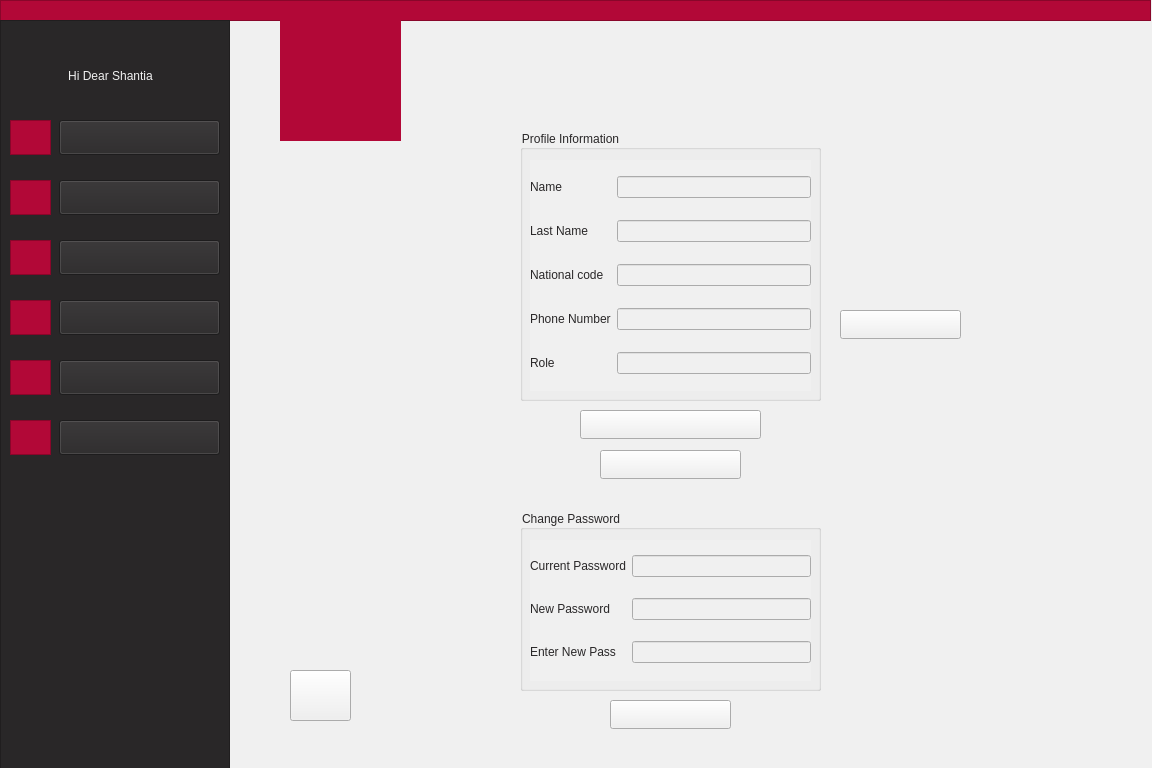
<?xml version="1.0" encoding="UTF-8"?>
<ui version="4.0">
 <class>teacherProfile</class>
 <widget class="QWidget" name="teacherProfile">
  <property name="geometry">
   <rect>
    <x>0</x>
    <y>0</y>
    <width>1152</width>
    <height>768</height>
   </rect>
  </property>
  <property name="minimumSize">
   <size>
    <width>1152</width>
    <height>768</height>
   </size>
  </property>
  <property name="windowTitle">
   <string>Form</string>
  </property>
  <property name="styleSheet">
   <string notr="true">background-color: rgb(240, 240, 240);</string>
  </property>
  <widget class="QLabel" name="label_18">
   <property name="geometry">
    <rect>
     <x>580</x>
     <y>414</y>
     <width>181</width>
     <height>20</height>
    </rect>
   </property>
   <property name="styleSheet">
    <string notr="true">color: rgb(178, 8, 55);
font: 9pt &quot;Montserrat&quot;;</string>
   </property>
   <property name="text">
    <string>Change Phone Number</string>
   </property>
  </widget>
  <widget class="QLabel" name="label_19">
   <property name="geometry">
    <rect>
     <x>600</x>
     <y>454</y>
     <width>141</width>
     <height>20</height>
    </rect>
   </property>
   <property name="styleSheet">
    <string notr="true">color: rgb(178, 8, 55);
font: 9pt &quot;Montserrat&quot;;
</string>
   </property>
   <property name="text">
    <string>Change Password</string>
   </property>
  </widget>
  <widget class="QPushButton" name="applychng_2">
   <property name="geometry">
    <rect>
     <x>610</x>
     <y>700</y>
     <width>121</width>
     <height>29</height>
    </rect>
   </property>
   <property name="text">
    <string/>
   </property>
  </widget>
  <widget class="QPushButton" name="applychng">
   <property name="geometry">
    <rect>
     <x>840</x>
     <y>310</y>
     <width>121</width>
     <height>29</height>
    </rect>
   </property>
   <property name="text">
    <string/>
   </property>
  </widget>
  <widget class="QPushButton" name="chngPass">
   <property name="geometry">
    <rect>
     <x>600</x>
     <y>450</y>
     <width>141</width>
     <height>29</height>
    </rect>
   </property>
   <property name="styleSheet">
    <string notr="true"/>
   </property>
   <property name="text">
    <string/>
   </property>
  </widget>
  <widget class="QGroupBox" name="changePass">
   <property name="geometry">
    <rect>
     <x>520</x>
     <y>510</y>
     <width>301</width>
     <height>181</height>
    </rect>
   </property>
   <property name="styleSheet">
    <string notr="true">color: rgb(41, 39, 40);
font: 9pt &quot;Montserrat&quot;;</string>
   </property>
   <property name="title">
    <string>Change Password</string>
   </property>
   <widget class="QWidget" name="gridLayoutWidget_2">
    <property name="geometry">
     <rect>
      <x>10</x>
      <y>30</y>
      <width>281</width>
      <height>141</height>
     </rect>
    </property>
    <layout class="QGridLayout" name="gridLayout_2">
     <item row="1" column="1">
      <widget class="QLineEdit" name="lineEdit_2"/>
     </item>
     <item row="2" column="0">
      <widget class="QLabel" name="label_22">
       <property name="styleSheet">
        <string notr="true">color: rgb(41, 39, 40);
font: 9pt &quot;Montserrat&quot;;</string>
       </property>
       <property name="text">
        <string>Enter New Pass</string>
       </property>
      </widget>
     </item>
     <item row="0" column="1">
      <widget class="QLineEdit" name="lineEdit"/>
     </item>
     <item row="0" column="0">
      <widget class="QLabel" name="label_23">
       <property name="styleSheet">
        <string notr="true">color: rgb(41, 39, 40);
font: 9pt &quot;Montserrat&quot;;</string>
       </property>
       <property name="text">
        <string>Current Password</string>
       </property>
      </widget>
     </item>
     <item row="1" column="0">
      <widget class="QLabel" name="label_21">
       <property name="styleSheet">
        <string notr="true">color: rgb(41, 39, 40);
font: 9pt &quot;Montserrat&quot;;</string>
       </property>
       <property name="text">
        <string>New Password</string>
       </property>
      </widget>
     </item>
     <item row="2" column="1">
      <widget class="QLineEdit" name="lineEdit_3"/>
     </item>
    </layout>
   </widget>
  </widget>
  <widget class="QLabel" name="label_14">
   <property name="geometry">
    <rect>
     <x>300</x>
     <y>670</y>
     <width>41</width>
     <height>46</height>
    </rect>
   </property>
   <property name="text">
    <string/>
   </property>
   <property name="pixmap">
    <pixmap resource="arrowIcon.qrc">:/new/prefix1/icons8-left-arrow-50.png</pixmap>
   </property>
   <property name="scaledContents">
    <bool>true</bool>
   </property>
  </widget>
  <widget class="QPushButton" name="chngNumber">
   <property name="geometry">
    <rect>
     <x>580</x>
     <y>410</y>
     <width>181</width>
     <height>29</height>
    </rect>
   </property>
   <property name="styleSheet">
    <string notr="true"/>
   </property>
   <property name="text">
    <string/>
   </property>
  </widget>
  <widget class="QPushButton" name="backToMenu">
   <property name="geometry">
    <rect>
     <x>290</x>
     <y>670</y>
     <width>61</width>
     <height>51</height>
    </rect>
   </property>
   <property name="text">
    <string/>
   </property>
  </widget>
  <widget class="QLabel" name="label_20">
   <property name="geometry">
    <rect>
     <x>845</x>
     <y>315</y>
     <width>111</width>
     <height>20</height>
    </rect>
   </property>
   <property name="styleSheet">
    <string notr="true">color: rgb(41, 39, 40);
font: 9pt &quot;Montserrat&quot;;</string>
   </property>
   <property name="text">
    <string>Apply changes</string>
   </property>
  </widget>
  <widget class="QLabel" name="label_24">
   <property name="geometry">
    <rect>
     <x>616</x>
     <y>703</y>
     <width>111</width>
     <height>20</height>
    </rect>
   </property>
   <property name="styleSheet">
    <string notr="true">color: rgb(41, 39, 40);
font: 9pt &quot;Montserrat&quot;;</string>
   </property>
   <property name="text">
    <string>Apply changes</string>
   </property>
  </widget>
  <widget class="QGroupBox" name="INFO">
   <property name="geometry">
    <rect>
     <x>520</x>
     <y>130</y>
     <width>301</width>
     <height>271</height>
    </rect>
   </property>
   <property name="styleSheet">
    <string notr="true">color: rgb(41, 39, 40);
font: 9pt &quot;Montserrat&quot;;</string>
   </property>
   <property name="title">
    <string>Profile Information</string>
   </property>
   <widget class="QWidget" name="gridLayoutWidget">
    <property name="geometry">
     <rect>
      <x>10</x>
      <y>30</y>
      <width>281</width>
      <height>231</height>
     </rect>
    </property>
    <layout class="QGridLayout" name="gridLayout">
     <item row="3" column="0">
      <widget class="QLabel" name="label_12">
       <property name="styleSheet">
        <string notr="true">color: rgb(41, 39, 40);
font: 9pt &quot;Montserrat&quot;;</string>
       </property>
       <property name="text">
        <string>Phone Number</string>
       </property>
      </widget>
     </item>
     <item row="2" column="0">
      <widget class="QLabel" name="label_15">
       <property name="styleSheet">
        <string notr="true">color: rgb(41, 39, 40);
font: 9pt &quot;Montserrat&quot;;</string>
       </property>
       <property name="text">
        <string>National code</string>
       </property>
      </widget>
     </item>
     <item row="1" column="0">
      <widget class="QLabel" name="label_16">
       <property name="styleSheet">
        <string notr="true">color: rgb(41, 39, 40);
font: 9pt &quot;Montserrat&quot;;</string>
       </property>
       <property name="text">
        <string>Last Name</string>
       </property>
      </widget>
     </item>
     <item row="1" column="1">
      <widget class="QLineEdit" name="lastNameLine"/>
     </item>
     <item row="0" column="0">
      <widget class="QLabel" name="label_17">
       <property name="styleSheet">
        <string notr="true">color: rgb(41, 39, 40);
font: 9pt &quot;Montserrat&quot;;</string>
       </property>
       <property name="text">
        <string>Name</string>
       </property>
      </widget>
     </item>
     <item row="4" column="0">
      <widget class="QLabel" name="label_13">
       <property name="styleSheet">
        <string notr="true">color: rgb(41, 39, 40);
font: 9pt &quot;Montserrat&quot;;</string>
       </property>
       <property name="text">
        <string>Role</string>
       </property>
      </widget>
     </item>
     <item row="2" column="1">
      <widget class="QLineEdit" name="NcodeLine"/>
     </item>
     <item row="0" column="1">
      <widget class="QLineEdit" name="nameLine"/>
     </item>
     <item row="3" column="1">
      <widget class="QLineEdit" name="numberLine"/>
     </item>
     <item row="4" column="1">
      <widget class="QLineEdit" name="RoleLine"/>
     </item>
    </layout>
   </widget>
  </widget>
  <widget class="QFrame" name="frame">
   <property name="geometry">
    <rect>
     <x>0</x>
     <y>0</y>
     <width>1151</width>
     <height>21</height>
    </rect>
   </property>
   <property name="styleSheet">
    <string notr="true">background-color: rgb(178, 8, 55);
border-color: rgb(178, 8, 55);</string>
   </property>
   <property name="frameShape">
    <enum>QFrame::StyledPanel</enum>
   </property>
   <property name="frameShadow">
    <enum>QFrame::Raised</enum>
   </property>
  </widget>
  <widget class="QLabel" name="label">
   <property name="geometry">
    <rect>
     <x>280</x>
     <y>20</y>
     <width>121</width>
     <height>121</height>
    </rect>
   </property>
   <property name="styleSheet">
    <string notr="true">background-color: rgb(178, 8, 55);
border-color: rgb(178, 8, 55);
</string>
   </property>
   <property name="text">
    <string/>
   </property>
   <property name="pixmap">
    <pixmap>:/AjaxLogo/filename.jpg</pixmap>
   </property>
   <property name="scaledContents">
    <bool>true</bool>
   </property>
   <property name="alignment">
    <set>Qt::AlignCenter</set>
   </property>
  </widget>
  <widget class="QLabel" name="label_9">
   <property name="geometry">
    <rect>
     <x>285</x>
     <y>20</y>
     <width>111</width>
     <height>111</height>
    </rect>
   </property>
   <property name="styleSheet">
    <string notr="true">background-color: rgb(178, 8, 55);</string>
   </property>
   <property name="text">
    <string/>
   </property>
   <property name="pixmap">
    <pixmap resource="pictures.qrc">:/logo/filename.jpg</pixmap>
   </property>
   <property name="scaledContents">
    <bool>true</bool>
   </property>
  </widget>
  <widget class="QFrame" name="frame_2">
   <property name="geometry">
    <rect>
     <x>0</x>
     <y>20</y>
     <width>230</width>
     <height>768</height>
    </rect>
   </property>
   <property name="styleSheet">
    <string notr="true">background-color: rgb(41, 39, 40);
border-color: rgb(41, 39, 40);</string>
   </property>
   <property name="frameShape">
    <enum>QFrame::StyledPanel</enum>
   </property>
   <property name="frameShadow">
    <enum>QFrame::Raised</enum>
   </property>
   <widget class="QPushButton" name="pushButton">
    <property name="geometry">
     <rect>
      <x>59</x>
      <y>100</y>
      <width>161</width>
      <height>35</height>
     </rect>
    </property>
    <property name="styleSheet">
     <string notr="true">font: 11pt &quot;Montserrat&quot;;
</string>
    </property>
    <property name="text">
     <string/>
    </property>
   </widget>
   <widget class="QPushButton" name="pushButton_2">
    <property name="geometry">
     <rect>
      <x>59</x>
      <y>160</y>
      <width>161</width>
      <height>35</height>
     </rect>
    </property>
    <property name="styleSheet">
     <string notr="true">font: 11pt &quot;Montserrat&quot;;
</string>
    </property>
    <property name="text">
     <string/>
    </property>
   </widget>
   <widget class="QPushButton" name="pushButton_3">
    <property name="geometry">
     <rect>
      <x>59</x>
      <y>220</y>
      <width>161</width>
      <height>35</height>
     </rect>
    </property>
    <property name="styleSheet">
     <string notr="true">font: 11pt &quot;Montserrat&quot;;
</string>
    </property>
    <property name="text">
     <string/>
    </property>
   </widget>
   <widget class="QPushButton" name="pushButton_4">
    <property name="geometry">
     <rect>
      <x>59</x>
      <y>280</y>
      <width>161</width>
      <height>35</height>
     </rect>
    </property>
    <property name="styleSheet">
     <string notr="true">font: 11pt &quot;Montserrat&quot;;
</string>
    </property>
    <property name="text">
     <string/>
    </property>
   </widget>
   <widget class="QPushButton" name="pushButton_5">
    <property name="geometry">
     <rect>
      <x>59</x>
      <y>340</y>
      <width>161</width>
      <height>35</height>
     </rect>
    </property>
    <property name="styleSheet">
     <string notr="true">font: 11pt &quot;Montserrat&quot;;
</string>
    </property>
    <property name="text">
     <string/>
    </property>
   </widget>
   <widget class="QPushButton" name="pushButton_6">
    <property name="geometry">
     <rect>
      <x>59</x>
      <y>400</y>
      <width>161</width>
      <height>35</height>
     </rect>
    </property>
    <property name="styleSheet">
     <string notr="true">font: 11pt &quot;Montserrat&quot;;
</string>
    </property>
    <property name="text">
     <string/>
    </property>
   </widget>
   <widget class="QFrame" name="frame_3">
    <property name="geometry">
     <rect>
      <x>10</x>
      <y>100</y>
      <width>41</width>
      <height>35</height>
     </rect>
    </property>
    <property name="styleSheet">
     <string notr="true">background-color: rgb(178, 8, 55);
border-color: rgb(178, 8, 55);</string>
    </property>
    <property name="frameShape">
     <enum>QFrame::StyledPanel</enum>
    </property>
    <property name="frameShadow">
     <enum>QFrame::Raised</enum>
    </property>
    <widget class="QLabel" name="label_25">
     <property name="geometry">
      <rect>
       <x>5</x>
       <y>2</y>
       <width>31</width>
       <height>31</height>
      </rect>
     </property>
     <property name="styleSheet">
      <string notr="true"/>
     </property>
     <property name="text">
      <string/>
     </property>
     <property name="pixmap">
      <pixmap resource="icon.qrc">:/icon/profile.png</pixmap>
     </property>
     <property name="scaledContents">
      <bool>true</bool>
     </property>
    </widget>
   </widget>
   <widget class="QFrame" name="frame_5">
    <property name="geometry">
     <rect>
      <x>10</x>
      <y>160</y>
      <width>41</width>
      <height>35</height>
     </rect>
    </property>
    <property name="cursor">
     <cursorShape>ArrowCursor</cursorShape>
    </property>
    <property name="styleSheet">
     <string notr="true">background-color: rgb(178, 8, 55);
border-color: rgb(178, 8, 55);</string>
    </property>
    <property name="frameShape">
     <enum>QFrame::StyledPanel</enum>
    </property>
    <property name="frameShadow">
     <enum>QFrame::Raised</enum>
    </property>
    <widget class="QLabel" name="label_26">
     <property name="geometry">
      <rect>
       <x>5</x>
       <y>2</y>
       <width>31</width>
       <height>31</height>
      </rect>
     </property>
     <property name="text">
      <string/>
     </property>
     <property name="pixmap">
      <pixmap resource="icon.qrc">:/icon/message.png</pixmap>
     </property>
     <property name="scaledContents">
      <bool>true</bool>
     </property>
    </widget>
   </widget>
   <widget class="QFrame" name="frame_6">
    <property name="geometry">
     <rect>
      <x>10</x>
      <y>220</y>
      <width>41</width>
      <height>35</height>
     </rect>
    </property>
    <property name="styleSheet">
     <string notr="true">background-color: rgb(178, 8, 55);
border-color: rgb(178, 8, 55);</string>
    </property>
    <property name="frameShape">
     <enum>QFrame::StyledPanel</enum>
    </property>
    <property name="frameShadow">
     <enum>QFrame::Raised</enum>
    </property>
    <widget class="QLabel" name="label_10">
     <property name="geometry">
      <rect>
       <x>5</x>
       <y>2</y>
       <width>31</width>
       <height>31</height>
      </rect>
     </property>
     <property name="text">
      <string/>
     </property>
     <property name="pixmap">
      <pixmap resource="icon.qrc">:/icon/information.png</pixmap>
     </property>
     <property name="scaledContents">
      <bool>true</bool>
     </property>
    </widget>
   </widget>
   <widget class="QFrame" name="frame_7">
    <property name="geometry">
     <rect>
      <x>10</x>
      <y>280</y>
      <width>41</width>
      <height>35</height>
     </rect>
    </property>
    <property name="styleSheet">
     <string notr="true">background-color: rgb(178, 8, 55);
border-color: rgb(178, 8, 55);</string>
    </property>
    <property name="frameShape">
     <enum>QFrame::StyledPanel</enum>
    </property>
    <property name="frameShadow">
     <enum>QFrame::Raised</enum>
    </property>
    <widget class="QLabel" name="label_27">
     <property name="geometry">
      <rect>
       <x>5</x>
       <y>2</y>
       <width>31</width>
       <height>31</height>
      </rect>
     </property>
     <property name="text">
      <string/>
     </property>
     <property name="pixmap">
      <pixmap resource="icon.qrc">:/icon/upload-mail.png</pixmap>
     </property>
     <property name="scaledContents">
      <bool>true</bool>
     </property>
    </widget>
   </widget>
   <widget class="QFrame" name="frame_8">
    <property name="geometry">
     <rect>
      <x>10</x>
      <y>340</y>
      <width>41</width>
      <height>35</height>
     </rect>
    </property>
    <property name="styleSheet">
     <string notr="true">background-color: rgb(178, 8, 55);
border-color: rgb(178, 8, 55);</string>
    </property>
    <property name="frameShape">
     <enum>QFrame::StyledPanel</enum>
    </property>
    <property name="frameShadow">
     <enum>QFrame::Raised</enum>
    </property>
    <widget class="QLabel" name="label_11">
     <property name="geometry">
      <rect>
       <x>5</x>
       <y>2</y>
       <width>31</width>
       <height>31</height>
      </rect>
     </property>
     <property name="text">
      <string/>
     </property>
     <property name="pixmap">
      <pixmap resource="icon.qrc">:/icon/schedule.png</pixmap>
     </property>
     <property name="scaledContents">
      <bool>true</bool>
     </property>
    </widget>
   </widget>
   <widget class="QFrame" name="frame_9">
    <property name="geometry">
     <rect>
      <x>10</x>
      <y>400</y>
      <width>41</width>
      <height>35</height>
     </rect>
    </property>
    <property name="styleSheet">
     <string notr="true">background-color: rgb(178, 8, 55);
border-color: rgb(178, 8, 55);</string>
    </property>
    <property name="frameShape">
     <enum>QFrame::StyledPanel</enum>
    </property>
    <property name="frameShadow">
     <enum>QFrame::Raised</enum>
    </property>
    <widget class="QLabel" name="label_28">
     <property name="geometry">
      <rect>
       <x>5</x>
       <y>2</y>
       <width>31</width>
       <height>31</height>
      </rect>
     </property>
     <property name="text">
      <string/>
     </property>
     <property name="pixmap">
      <pixmap resource="second-icon.qrc">:/secong gr/scorecard.png</pixmap>
     </property>
     <property name="scaledContents">
      <bool>true</bool>
     </property>
    </widget>
   </widget>
   <widget class="QLabel" name="label_2">
    <property name="geometry">
     <rect>
      <x>20</x>
      <y>40</y>
      <width>181</width>
      <height>31</height>
     </rect>
    </property>
    <property name="styleSheet">
     <string notr="true">font: 11pt &quot;Montserrat&quot;;
color: rgb(240, 240, 240);</string>
    </property>
    <property name="text">
     <string>Hi Dear Shantia</string>
    </property>
    <property name="alignment">
     <set>Qt::AlignCenter</set>
    </property>
   </widget>
   <widget class="QLabel" name="label_3">
    <property name="geometry">
     <rect>
      <x>110</x>
      <y>100</y>
      <width>61</width>
      <height>30</height>
     </rect>
    </property>
    <property name="autoFillBackground">
     <bool>false</bool>
    </property>
    <property name="styleSheet">
     <string notr="true">font: 11pt &quot;Montserrat&quot;;
color: rgb(240, 240, 240);</string>
    </property>
    <property name="lineWidth">
     <number>0</number>
    </property>
    <property name="text">
     <string>Profile</string>
    </property>
    <property name="alignment">
     <set>Qt::AlignCenter</set>
    </property>
   </widget>
   <widget class="QLabel" name="label_4">
    <property name="geometry">
     <rect>
      <x>90</x>
      <y>160</y>
      <width>101</width>
      <height>30</height>
     </rect>
    </property>
    <property name="styleSheet">
     <string notr="true">font: 11pt &quot;Montserrat&quot;;
color: rgb(240, 240, 240);</string>
    </property>
    <property name="text">
     <string>Messages</string>
    </property>
    <property name="alignment">
     <set>Qt::AlignCenter</set>
    </property>
   </widget>
   <widget class="QLabel" name="label_5">
    <property name="geometry">
     <rect>
      <x>60</x>
      <y>220</y>
      <width>161</width>
      <height>30</height>
     </rect>
    </property>
    <property name="styleSheet">
     <string notr="true">font: 11pt &quot;Montserrat&quot;;
color: rgb(240, 240, 240);</string>
    </property>
    <property name="text">
     <string>Class Information</string>
    </property>
    <property name="alignment">
     <set>Qt::AlignCenter</set>
    </property>
   </widget>
   <widget class="QLabel" name="label_6">
    <property name="geometry">
     <rect>
      <x>70</x>
      <y>280</y>
      <width>141</width>
      <height>30</height>
     </rect>
    </property>
    <property name="styleSheet">
     <string notr="true">font: 11pt &quot;Montserrat&quot;;
color: rgb(240, 240, 240);</string>
    </property>
    <property name="text">
     <string>Send Assertion</string>
    </property>
    <property name="alignment">
     <set>Qt::AlignCenter</set>
    </property>
   </widget>
   <widget class="QLabel" name="label_7">
    <property name="geometry">
     <rect>
      <x>60</x>
      <y>340</y>
      <width>161</width>
      <height>30</height>
     </rect>
    </property>
    <property name="styleSheet">
     <string notr="true">font: 11pt &quot;Montserrat&quot;;
color: rgb(240, 240, 240);</string>
    </property>
    <property name="text">
     <string>Weekly Schedule</string>
    </property>
    <property name="alignment">
     <set>Qt::AlignCenter</set>
    </property>
   </widget>
   <widget class="QLabel" name="label_8">
    <property name="geometry">
     <rect>
      <x>70</x>
      <y>400</y>
      <width>131</width>
      <height>30</height>
     </rect>
    </property>
    <property name="styleSheet">
     <string notr="true">font: 11pt &quot;Montserrat&quot;;
color: rgb(240, 240, 240);</string>
    </property>
    <property name="text">
     <string>Record Scores</string>
    </property>
    <property name="alignment">
     <set>Qt::AlignCenter</set>
    </property>
   </widget>
   <zorder>frame_3</zorder>
   <zorder>frame_5</zorder>
   <zorder>frame_6</zorder>
   <zorder>frame_7</zorder>
   <zorder>frame_8</zorder>
   <zorder>frame_9</zorder>
   <zorder>label_2</zorder>
   <zorder>label_3</zorder>
   <zorder>label_4</zorder>
   <zorder>label_5</zorder>
   <zorder>label_6</zorder>
   <zorder>label_7</zorder>
   <zorder>label_8</zorder>
   <zorder>pushButton</zorder>
   <zorder>pushButton_2</zorder>
   <zorder>pushButton_3</zorder>
   <zorder>pushButton_4</zorder>
   <zorder>pushButton_5</zorder>
   <zorder>pushButton_6</zorder>
  </widget>
  <zorder>label_18</zorder>
  <zorder>label_19</zorder>
  <zorder>chngPass</zorder>
  <zorder>changePass</zorder>
  <zorder>label_14</zorder>
  <zorder>chngNumber</zorder>
  <zorder>backToMenu</zorder>
  <zorder>label_20</zorder>
  <zorder>label_24</zorder>
  <zorder>INFO</zorder>
  <zorder>frame</zorder>
  <zorder>label</zorder>
  <zorder>label_9</zorder>
  <zorder>frame_2</zorder>
  <zorder>applychng</zorder>
  <zorder>applychng_2</zorder>
 </widget>
 <resources>
  <include location="arrowIcon.qrc"/>
  <include location="icon.qrc"/>
  <include location="pictures.qrc"/>
  <include location="second-icon.qrc"/>
 </resources>
 <connections/>
</ui>
